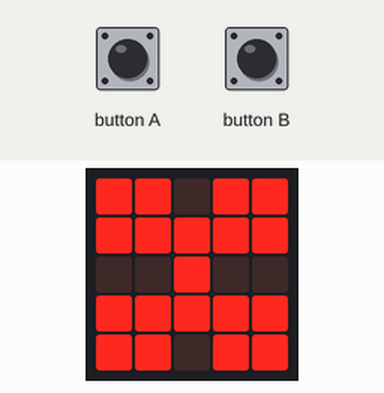
Simulated run of this program. Board: BBC micro:bit running MicroPython. Parts: the board's 5×5 LED display. The test bench sets the inputs (shaded band).

Above: at 1.2 s.
1.3 s: button A pressed for 0.15 s
At 1.37 s:
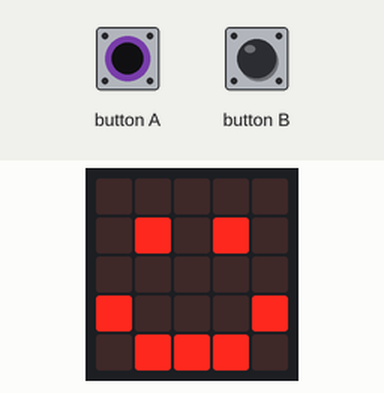
2.9 s: button B pressed for 0.15 s
At 2.97 s:
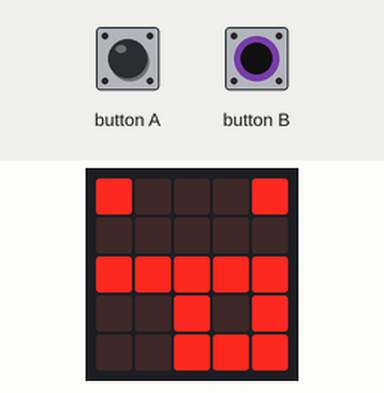
4.5 s: button B pressed for 3.2 s
9.2 s: button A pressed for 3.2 s
At 10.0 s:
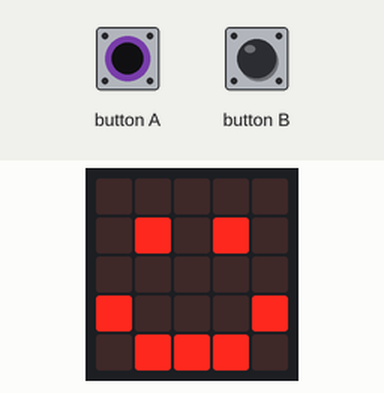
Timing chart, 0 to 12.2 s (numbered marks = the images above; inputs shaded):
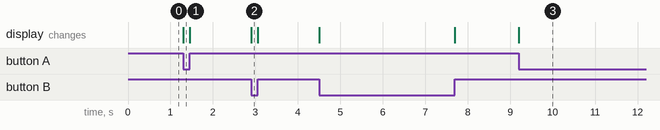

Measured:
- after the input at 1.3 s, the display: changes at once (image 1)
- after the input at 2.9 s, the display: changes at once (image 2)
- after the input at 9.2 s, the display: changes at once (image 3)

The program:

Playing_With_Your_Pet.py
```python
from microbit import *

display.show(Image.BUTTERFLY)

while True:
  if button_a.is_pressed():
    display.show(Image.HAPPY)
  elif button_b.is_pressed():
    display.show(Image.SILLY)
  else:
    display.show(Image.BUTTERFLY)
```
